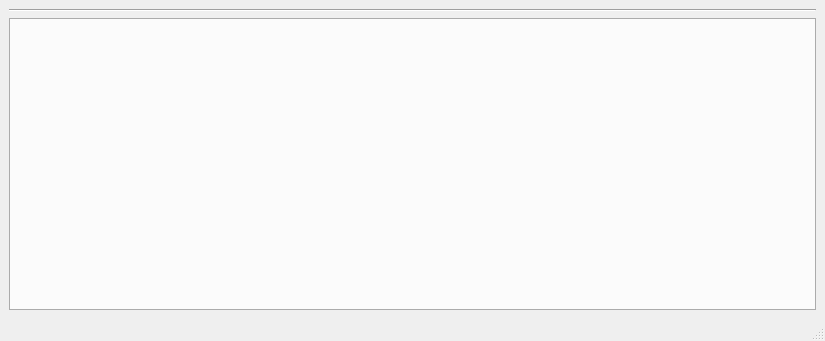
<?xml version="1.0" encoding="UTF-8"?>
<ui version="4.0">
 <class>MainWindow</class>
 <widget class="QMainWindow" name="MainWindow">
  <property name="geometry">
   <rect>
    <x>0</x>
    <y>0</y>
    <width>825</width>
    <height>341</height>
   </rect>
  </property>
  <property name="windowTitle">
   <string>MainWindow</string>
  </property>
  <widget class="QWidget" name="centralwidget">
   <layout class="QVBoxLayout" name="verticalLayout_11">
    <item>
     <widget class="Line" name="hl">
      <property name="orientation">
       <enum>Qt::Horizontal</enum>
      </property>
     </widget>
    </item>
    <item>
     <widget class="QTabWidget" name="tabWidget">
      <property name="tabPosition">
       <enum>QTabWidget::South</enum>
      </property>
     </widget>
    </item>
   </layout>
  </widget>
  <widget class="QMenuBar" name="menubar">
   <property name="geometry">
    <rect>
     <x>0</x>
     <y>0</y>
     <width>825</width>
     <height>20</height>
    </rect>
   </property>
  </widget>
  <widget class="QStatusBar" name="statusbar"/>
  <action name="Dairy">
   <property name="text">
    <string>Дневник</string>
   </property>
  </action>
  <action name="Calendar">
   <property name="text">
    <string>Календарь</string>
   </property>
  </action>
  <action name="Reg">
   <property name="text">
    <string>Регистрация</string>
   </property>
  </action>
  <action name="ChangePass_2">
   <property name="text">
    <string>Сменить пароль</string>
   </property>
  </action>
  <action name="BD">
   <property name="text">
    <string>База данных</string>
   </property>
  </action>
  <action name="F1">
   <property name="text">
    <string>Фильтр 1</string>
   </property>
  </action>
  <action name="F2">
   <property name="text">
    <string>Фильтр 2</string>
   </property>
  </action>
 </widget>
 <resources/>
 <connections/>
</ui>
